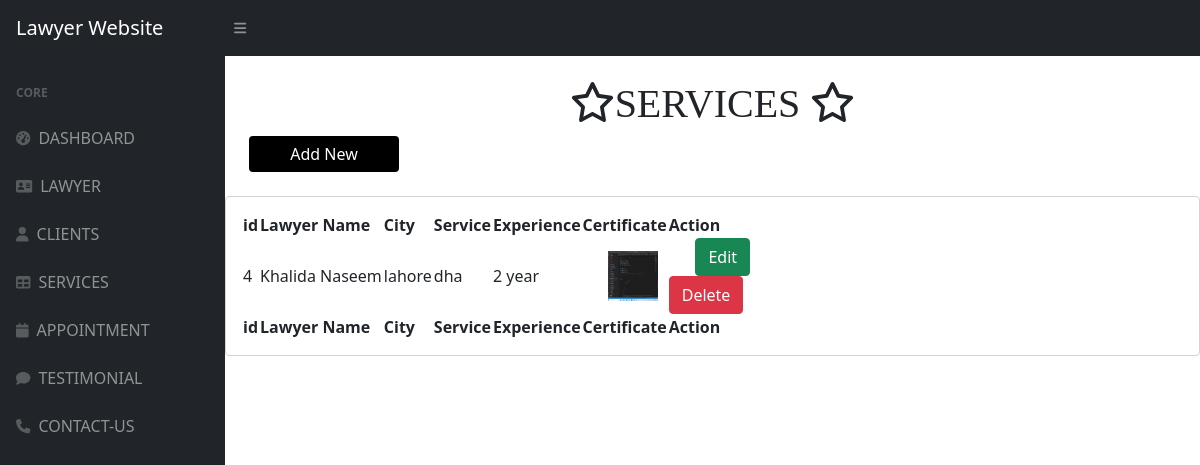
The app's page /admin/service.php with its own data.
### tables this page shows
CREATE TABLE `service` (
  `id` int(30) NOT NULL,
  `lawyer` varchar(66) NOT NULL,
  `city` varchar(44) NOT NULL,
  `service` varchar(66) NOT NULL,
  `experience` varchar(100) NOT NULL,
  `image` varchar(200) NOT NULL
);

### admin/service.php (the view, shortened to what this page needs)
<!DOCTYPE php>
<php lang="en">
    <head>
        <link href="https://cdn.jsdelivr.net/npm/simple-datatables@latest/dist/style.css" rel="stylesheet" />
        <link href="css/styles.css" rel="stylesheet" />
    </head>
    <body class="sb-nav-fixed">
        <nav class="sb-topnav navbar navbar-expand navbar-dark bg-dark">
            <a class="navbar-brand ps-3" href="dashboard.php">Lawyer Website</a>
            <button class="btn btn-link btn-sm order-1 order-lg-0 me-4 me-lg-0" id="sidebarToggle" href="#!"><i class="fas fa-bars"></i></button>
        </nav>
        <div id="layoutSidenav">
        <div id="layoutSidenav_nav">
                <nav class="sb-sidenav accordion sb-sidenav-dark" id="sidenavAccordion">
                    <div class="sb-sidenav-menu">
                        <div class="nav">
                            <div class="sb-sidenav-menu-heading">Core</div>
                            <a class="nav-link" href="dashboard.php">
                                <div class="sb-nav-link-icon"><i class="fas fa-tachometer-alt"></i></div>
                                DASHBOARD
                            </a>
                            <a class="nav-link" href="lawyer.php">
                                <div class="sb-nav-link-icon"><i class="fas fa-vcard"></i></div>
                               LAWYER
                            </a>
                            <a class="nav-link" href="client.php">
                                <div class="sb-nav-link-icon"><i class="fas fa-user"></i></div>
                               CLIENTS
                            </a>
                            <a class="nav-link" href="service.php">
                                <div class="sb-nav-link-icon"><i class="fas fa-table"></i></div>
                               SERVICES
                            <a class="nav-link" href="appointment.php">
                                <div class="sb-nav-link-icon"><i class="fas fa-calendar"></i></div>
                                APPOINTMENT
                            </a>
                            <a class="nav-link" href="testimonial.php">
                                <div class="sb-nav-link-icon"><i class="fas fa-comment"></i></div>
                                TESTIMONIAL
                            </a>
                            <a class="nav-link" href="contact.php">
                                <div class="sb-nav-link-icon"><i class="fas fa-phone"></i></div>
                                CONTACT-US
                            </a>
                        </div>
                    </div>
                </nav>
            </div>
              <div id="layoutSidenav_content">
                <main>
                <div class="container-fluid px-4">
                <h1 class="mt-4 heading"><span><i class="fa-regular fa-star"></i></span>SERVICES <span><i class="fa-regular fa-star"></i></span></h1>
                        <div>
                        <a class="btn btn-primary btn22" href="serviceadd.php" role="button">Add New</a>
                        </div>
             </div>
             <br>
                      <div class="card mb-4" style="border:solid LightGrey 1px;">
                            <div class="card-body">
                                <table id="datatablesSimple">
                                    <thead>
                                        <tr>
                                            <th>id</th>
                                            <th>Lawyer Name</th>
                                            <th>City</th>
                                            <th>Service</th>
                                            <th>Experience</th>
                                            <th>Certificate</th>
                                            <th>Action</th>
                                        </tr>
                                    </thead>
                                    <tfoot>
                                        <tr>
                                        <th>id</th>
                                        <th>Lawyer Name</th>
                                        <th>City</th>
                                        <th>Service</th>
                                        <th>Experience</th>
                                        <th>Certificate</th>
                                        <th>Action</th>
                                        </tr>
                                    </tfoot>
                                    <tbody>
                                    <?php
                    include('include/config.php');
                       $query="SELECT * from `service`";
                       $result = mysqli_query($conn,$query);
                       if(mysqli_num_rows($result)){
                     while ($row = mysqli_fetch_array($result)){
                    ?>
                <tr>
                     <td><?= $row['id'] ?></td>
                    <td><?= $row['lawyer'] ?></td>
                    <td><?= $row['city'] ?></td>
                    <td><?= $row['service'] ?></td>
                    <td><?= $row['experience'] ?></td>
                    <td><img src="images/<?= $row['image'] ?>" width="50px" height="50px" alt="" style="margin-left:30%; margin-right:30%;" ></td>
                    <td> <a  href ="serviceedit.php?id=<?=$row['id']?>" class="btn btn-success" style="margin-left:20%;">Edit</a>
                    <a  href ="serviceremove.php?id=<?=$row['id']?>" class="btn btn-danger">Delete</a></td>
                </tr>
                <?php
                   } }
                ?>
                                    </tbody>
                                </table>
                            </div>
                        </div>
                    </div>
            </div>
    </body>
</php>

### admin/service.php (style rules this page uses)
.heading { text-align:center; font-family:fantasy; src: url(sansation_bold.woff); }
.btn22 { background-color:black; border:none; width:150px; }

### records on screen
service: id "4", lawyer "Khalida Naseem", city "lahore", service "dha", experience "2 year", image (picture)
